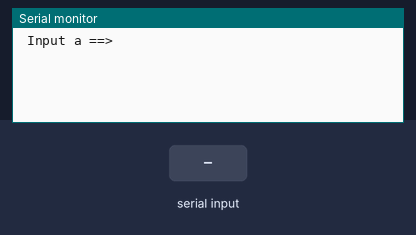
Recording of a sketch running on a simulated Arduino Uno, built with avr-gcc and run on an emulated ATmega328P. On the bench: the last lines printed to the serial monitor. The test bench sets the inputs (shaded band).

Above: at 1.2 s.
1.3 s: "90,45\n" received over Serial
At 2.3 s:
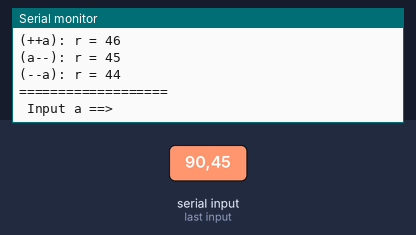
2.8 s: "30,150\n" received over Serial
At 4.5 s:
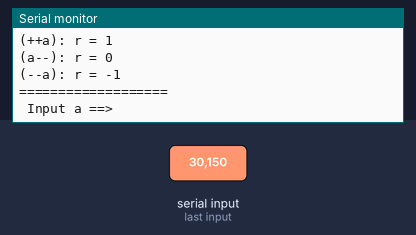
Timing chart, 0 to 6.0 s (numbered marks = the images above; inputs shaded):
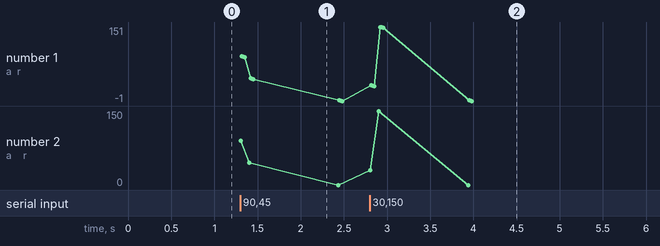

The sketch:

3-3.ino
```cpp
void setup() {
  // 시리얼 통신 속도 설정 : 속도 9600 bps, 8데이터 비트, 패리티 없음, 한 개의 스톱비트
 Serial.begin(9600) ;
}

void loop() {
     int a, a1, r;

      Serial.println(" Input a ==>");
      while(1) {
       if(Serial.available() > 0 ) break;
      }
      a1 = Serial.parseInt();

     a = a1 ; //10
     r= a++; // a값이 r에 들어간 후 a가 1증가 한다 .r=10
     Serial.print("(a++) : r = ");
     Serial.println(r); //r = 10

      a = a1 ;
      r= ++a; // a값이1증가한 후  r에 들어간다 .r=11
     Serial.print("(++a): r = ");
     Serial.println(r); //r= 11

     a = a1 ;
     r= a--; // a값이 k에 들어간 후 a가 1감소 한다 .r=10
     Serial.print("(a--): r = ");
     Serial.println(r); // r = 10

     a = a1 ;
     r= --a;  // a값이1감소한 후  k에 들어간다 .r=9
     Serial.print("(--a): r = ");
     Serial.println(r); //r = 9

    Serial.println("===================");
  }
```

Measured:
- after the input at 1.3 s, the serial monitor: prints a new line at once (image 1)
- after the input at 2.8 s, the serial monitor: prints a new line at once (image 2)
